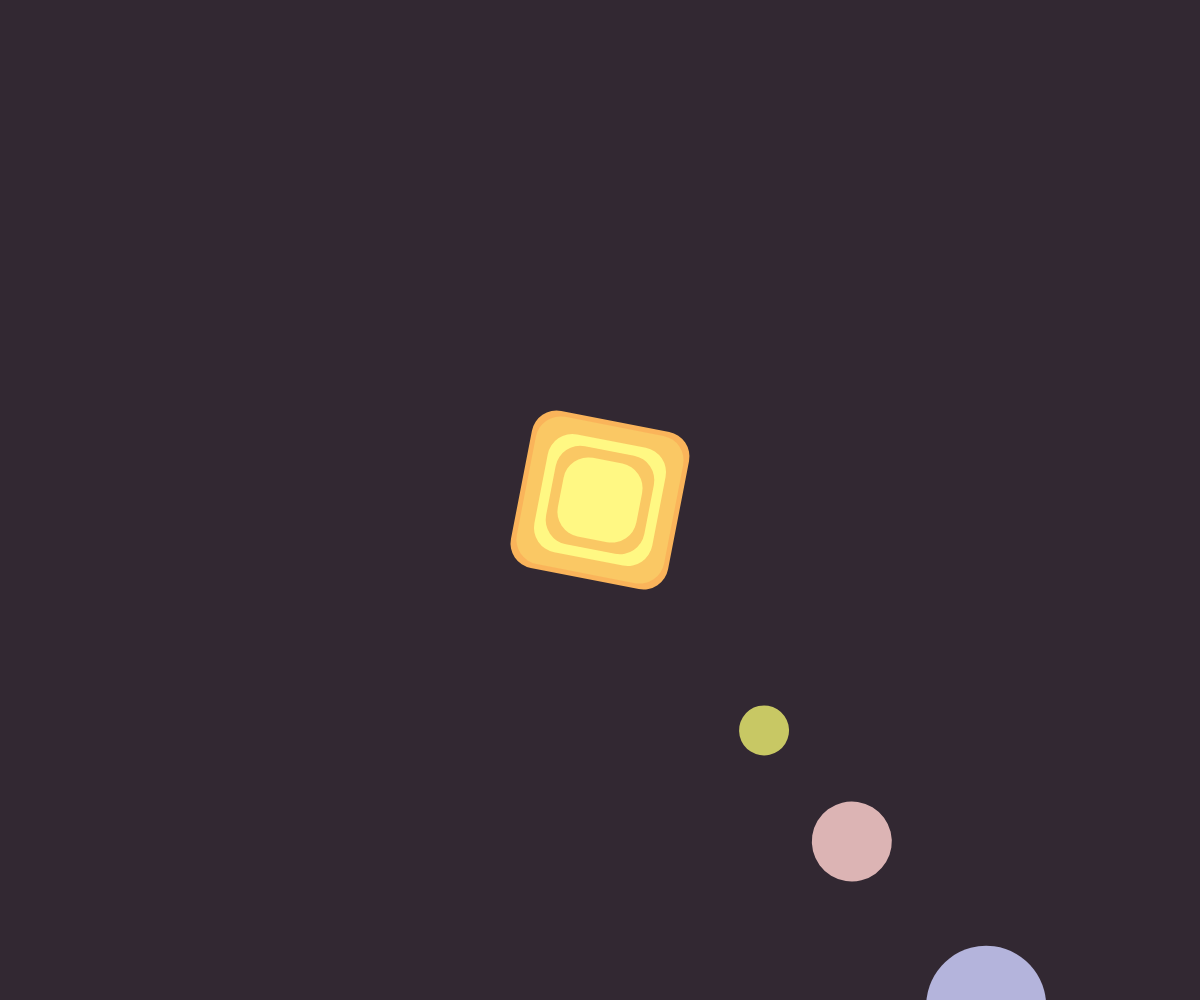
Frame 1 (no input)
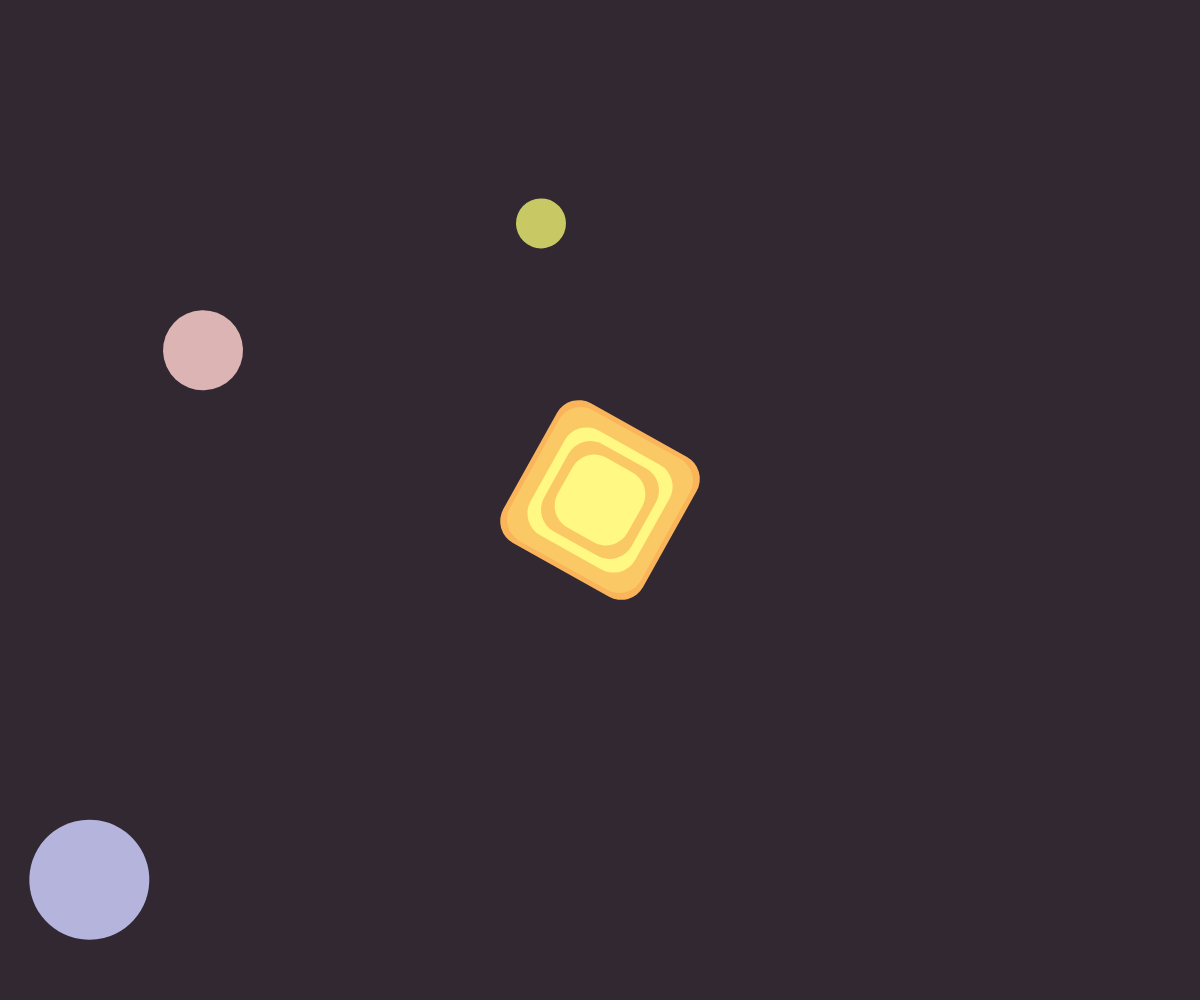
Frame 60 (no input)
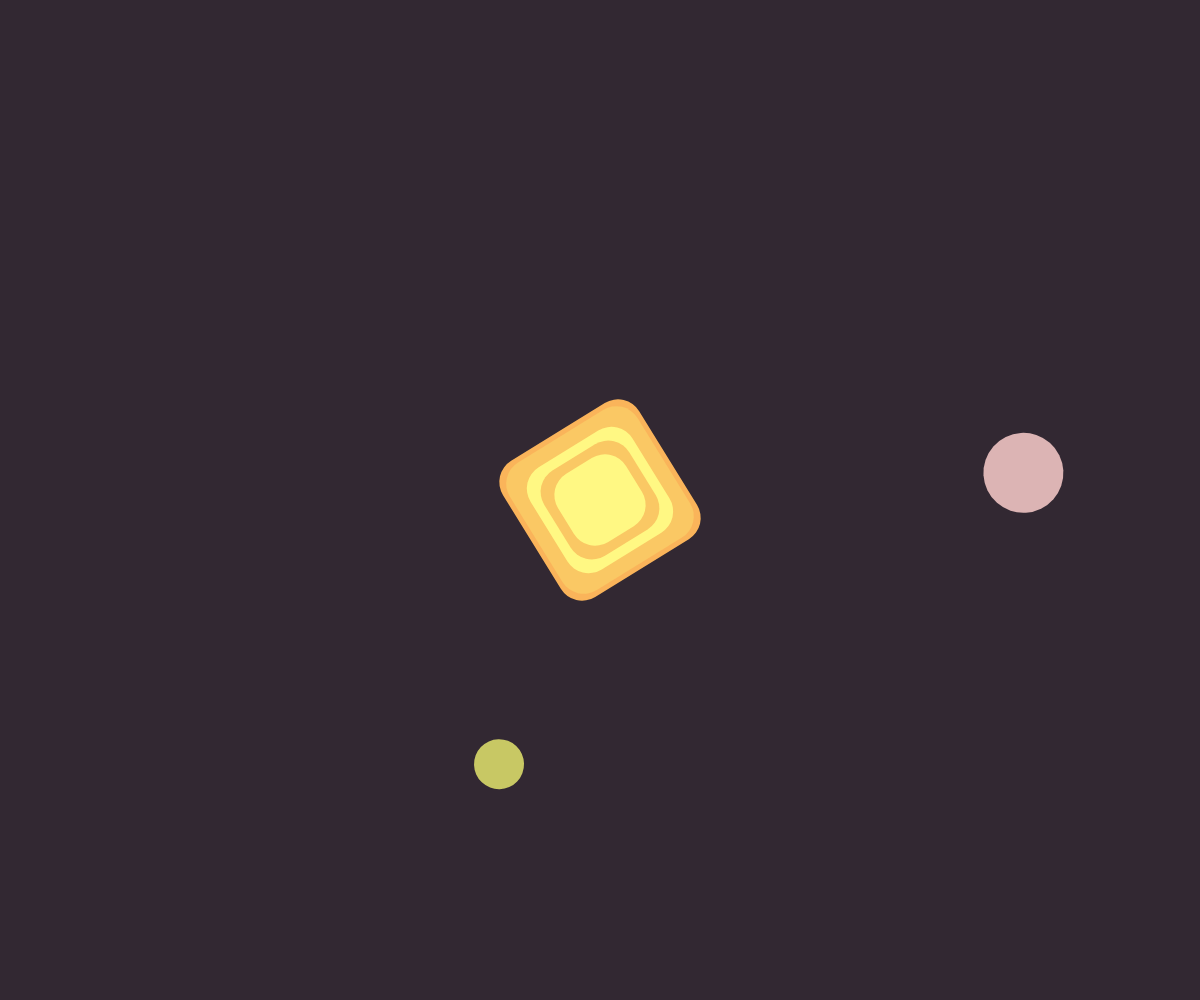
Frame 120 (the mouse pressed at the canvas centre since frame 60)

The p5.js sketch that drew these frames (run headless with seeded random() and noise() and a simulated clock; from frame 60 on, the mouse is pressed at the canvas centre):

// p5.js sketch
// ── sketch.js
function setup() {
  createCanvas(windowWidth, windowHeight);
  rectMode(CENTER);
}
function windowResized() {
  resizeCanvas(windowWidth, windowHeight);
  }
function draw() {
  background(50, 40, 50)
  translate(width/2, height/2);
  
  noStroke();

  fill(100, 100, 100);
  rect(random(), random(), 25, 25);

  //rectMode(CENTER);

  //soleil

  push();
    rotate(millis() / 5);
    fill(250, 180, 90);
    rect(0, 0, 160, 160, 25);
    fill(250, 200, 100);
    rect(0, 0, 150, 150, 25);
    fill(255, 248, 131);
    rect(0, 0, 120, 120, 25);
    fill(250, 200, 100);
    rect(0, 0, 100, 100, 25);
    fill(255, 248, 131);
    rect(0, 0, 80, 80, 25);
  pop();

  //mercure

  push();
    rotate(millis() * 0.01);
    fill(200, 200, 100);
    ellipse(200, 200 , 50);
  pop();

  //Venus

  push();
    rotate(millis() * 0.009);
    fill(220, 180, 180);
    ellipse(300, 300, 80);
  pop();

  //Terre

  push();
    rotate(millis() * 0.008);
    fill(180, 180, 220);
    ellipse(450, 450, 120);
  pop();

  //Mars

  push();
    rotate(millis() * 0.007);
    fill(240, 170, 170);
    ellipse(600, 600, 110);
  pop();

  //Jupiter

  push();
    rotate(millis() * 0.006);
    fill(220, 180, 160);
    ellipse(800, 800, 200);
  pop();

  //Saturne 

  push();
    rotate(millis() * 0.005);
    fill(220, 200, 180);
    ellipse(1000, 1000, 160);
  pop();

  //Uranus

  push();
    rotate(millis() * 0.004);
    fill(220, 220, 250);
    ellipse(1200, 1200, 140);
  pop();

  //Neptune

  push();
    rotate(millis() * 0.003);
    fill(220, 220, 250);
    ellipse(1400, 1400, 140);
  pop();

}
